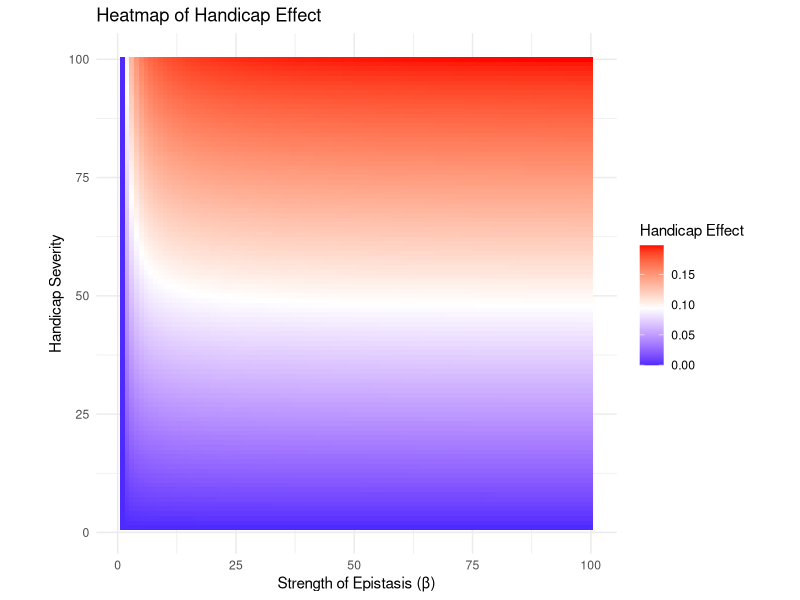

Generate this figure with R:

library(ggplot2)
library(reshape2)

# Define the range of beta and handicap severity
beta_seq <- seq(0, 0.1, length.out = 100)
handicap_seq <- seq(0, 200, length.out = 100)

# Create an empty matrix to store the results
results_matrix <- matrix(nrow = length(handicap_seq), ncol = length(beta_seq))

# Populate the matrix with the handicap effect (H) values
for(i in 1:length(handicap_seq)) {
  for(j in 1:length(beta_seq)) {
    beta <- beta_seq[j]
    k <- handicap_seq[i]
    V <- 1000 # fixed variance
    H <- beta * k / (1 + beta * V)
    results_matrix[i, j] <- H
  }
}

# Convert the matrix to a data frame for plotting
results_df <- melt(results_matrix)
names(results_df) <- c("HandicapSeverity", "BetaStrength", "HandicapEffect")

# Set up PDF output
pdf("handicap_effect_heatmap_2A.pdf", width = 8, height = 6)

# Plot the heatmap
heatmap_plot <- ggplot(results_df, aes(x = BetaStrength, y = HandicapSeverity, fill = HandicapEffect)) +
  geom_tile() +
  scale_fill_gradient2(low = "blue", high = "red", mid = "white", 
                       midpoint = median(results_df$HandicapEffect), limit = c(min(results_df$HandicapEffect), max(results_df$HandicapEffect)),
                       space = "Lab", name="Handicap Effect") +
  theme_minimal() +
  labs(x = "Strength of Epistasis (β)", y = "Handicap Severity", title = "Heatmap of Handicap Effect") +
  coord_fixed(ratio = 1)

# Print the plot to the PDF
print(heatmap_plot)

# Close the PDF device
dev.off()
